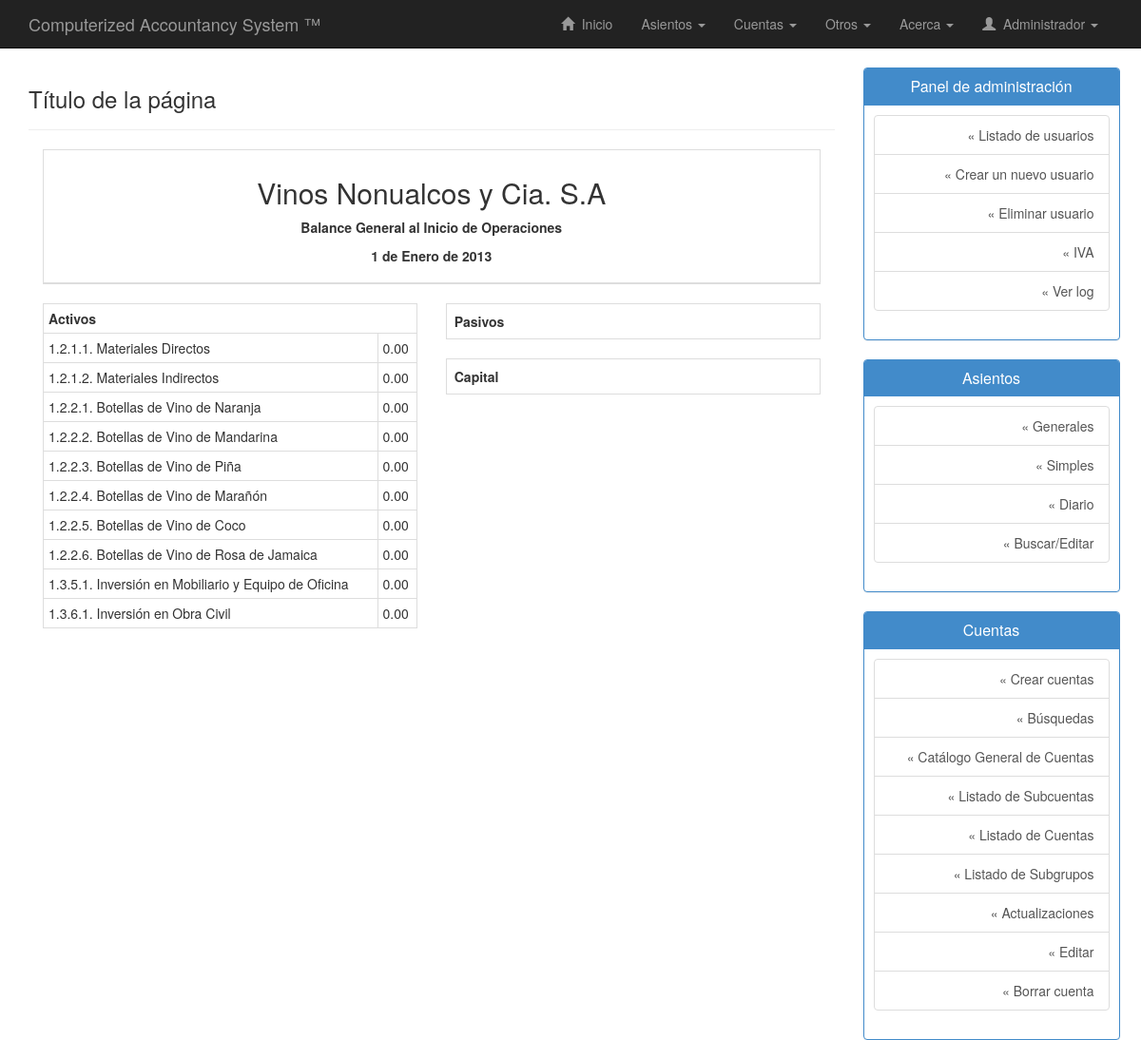
The page /php/bg.php (signed in, upper part) on the database as committed earlier.
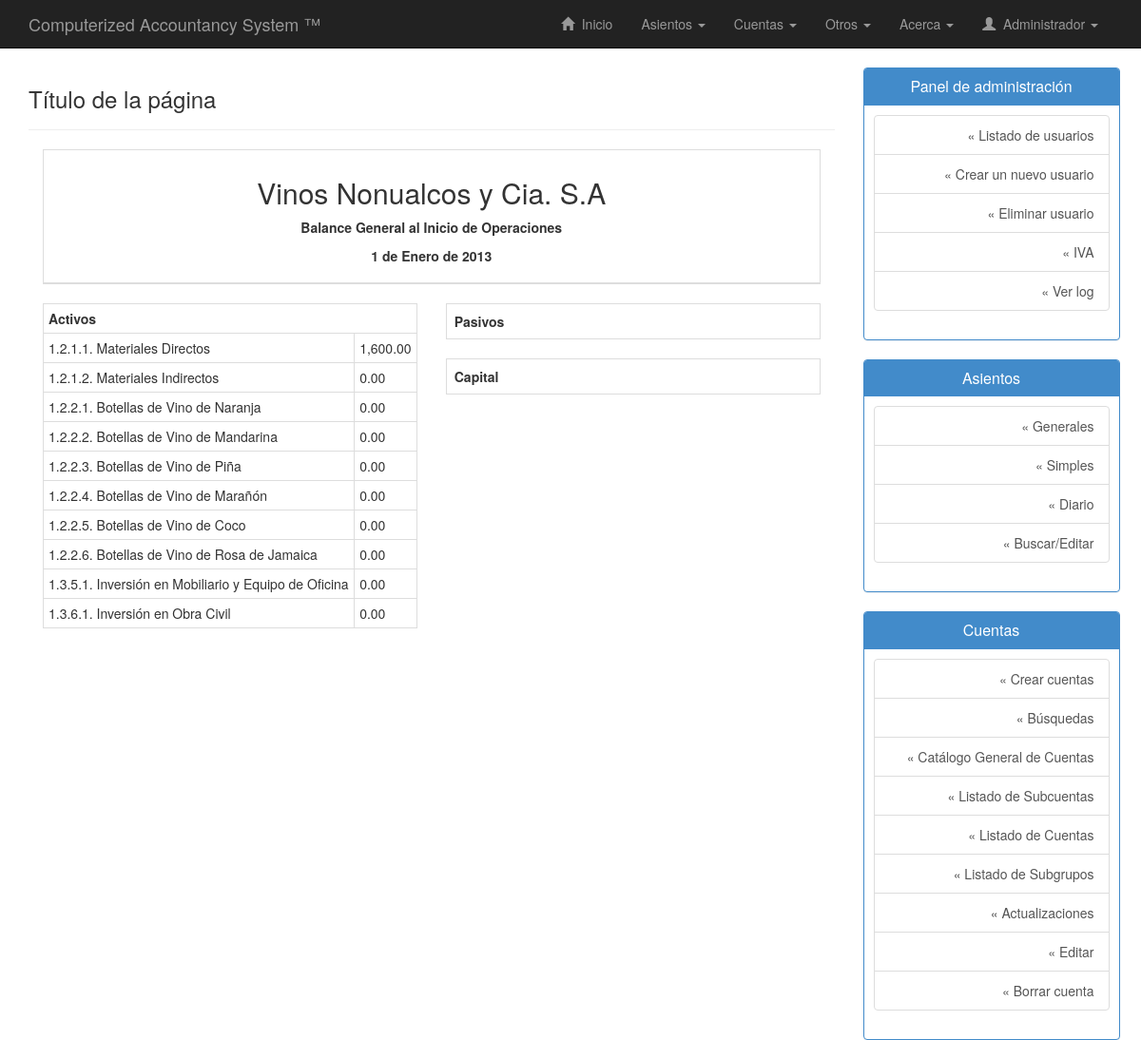
The same page on the database as committed later.
### tables this page shows
CREATE TABLE IF NOT EXISTS `cuentas` (
  `codigo_cuenta` varchar(20) NOT NULL,
  `subgrupo` varchar(20) DEFAULT NULL,
  `nombre_cuenta` varchar(50) NOT NULL,
  `tiene_subcuenta` enum('Si','No') NOT NULL,
  `descripcion_cuenta` varchar(255) DEFAULT NULL,
  `saldo_debe` double NOT NULL,
  `saldo_haber` double NOT NULL,
  PRIMARY KEY (`codigo_cuenta`),
  KEY `subgrupo` (`subgrupo`)
);

### php/bg.php (the view, shortened to what this page needs)
<!DOCTYPE html>
<html lang="es">
<head>
	<link rel="stylesheet" type="text/css" href="../css/bootstrap.min.css"/>
	<link rel="stylesheet" type="text/css" href="../css/estilos.css"/>
</head>
<body>
	<?php include("nav.php"); ?>
	<div class="container" id="contenido">
		<div class="row row-offcanvas row-offcanvas-right">
			<div class="col-xs-12 col-sm-9">
				<div class="page-header">
        			<h3>Título de la página</h3>
        		</div>
        		<div class="container">
                    <div class="row">
                        <div class="col-lg-12">
                            <table class="table table-bordered">
                                <thead>
                                    <tr >
                                        <th colspan="4">
                                            <h2 class="text-center">Vinos Nonualcos y Cia. S.A</h2>
                                            <p align="center">
                                                <strong>Balance General al Inicio de Operaciones</strong>
                                            </p>
                                            <p align="center">
                                                1 de Enero de 2013
                                            </p>
                                        </th>
                                    </tr>
                                </thead>
                            </table>
                        </div>
                        <div class="container">
                            <div class="row">
                                <div class="col-lg-6">
                                    <div>
                                        <div class="row">
                                            <div class="col-lg-12">
                                                <table class="table table-condensed table-hover table-bordered">
                                                    <tr>
                                                        <th colspan="2">Activos</th>
                                                    </tr>
                                                        <?php
                                                        include_once("conexion.php");
                                                        $sql = "SELECT * FROM cuentas WHERE codigo_cuenta LIKE '1%'";
                                                        $ejecutar = $conexion->query($sql);
                                                        while($acts = $ejecutar->fetch_assoc()){
                                                            echo "<tr colspan='2'>";
                                                            echo "<td >".$acts["codigo_cuenta"].". ".utf8_encode($acts["nombre_cuenta"])."</td>";
                                                            echo "<td>".number_format($acts["saldo_debe"]-$acts["saldo_haber"],2)."</td>";
                                                            echo "</tr>";
                                                        }
                                                        ?>
                                                </table>
                                            </div>
                                        </div>
                                    </div>
                                </div>
                                <div class="col-lg-6">
                                    <div>
                                        <div class="row">
                                            <div class="col-lg-12">
                                                <table class="table table-bordered">
                                                    <tr>
                                                        <th>Pasivos</th>
                                                    </tr>
                                                </table>
                                            </div>
                                        </div>
                                        <div class="row">
                                            <div class="col-lg-12">
                                                <table class="table table-bordered">
                                                    <tr>
                                                        <th>Capital</th>
                                                    </tr>
                                                </table>
                                            </div>
                                        </div>
                                    </div>
                                </div>
                            </div>
                        </div>
                    </div>
                </div>
        	</div>
        	<?php include("sidebar.php"); ?>
        </div>
    </div>
</body>
</html>

Rows that differ between the two databases and show on the page:
changed cuentas "Materiales Directos": $acts["saldo_debe"]-$acts["saldo_haber"] "0.00" → "1,600.00"
